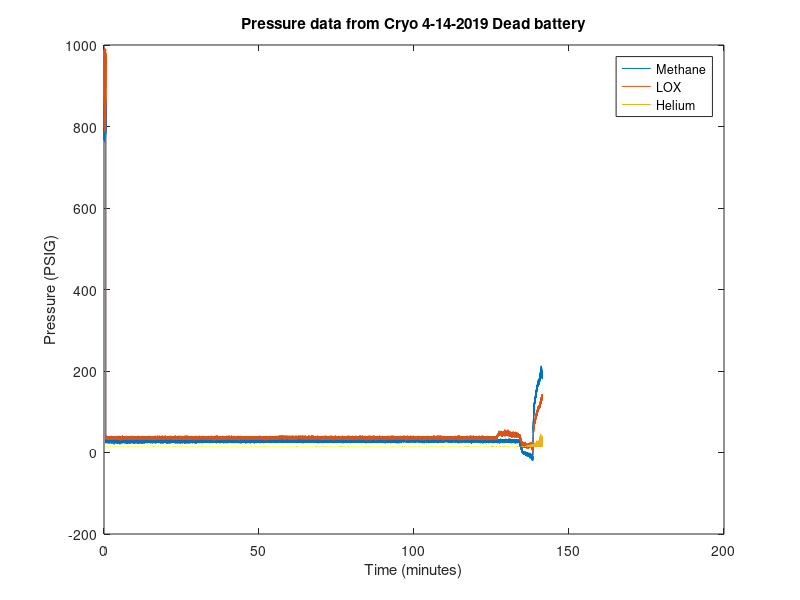

Source code (MATLAB):
close all;
clear all;

load("pressure.mat");
timestamp = (Timestamp / 1000) / 60;

% Chamber PT was unused for this test
plot(timestamp, Methane, timestamp, LOX, timestamp, Helium);

xlabel("Time (minutes)");
ylabel("Pressure (PSIG)");
legend("Methane", "LOX", "Helium");
title("Pressure data from Cryo 4-14-2019 Dead battery");
